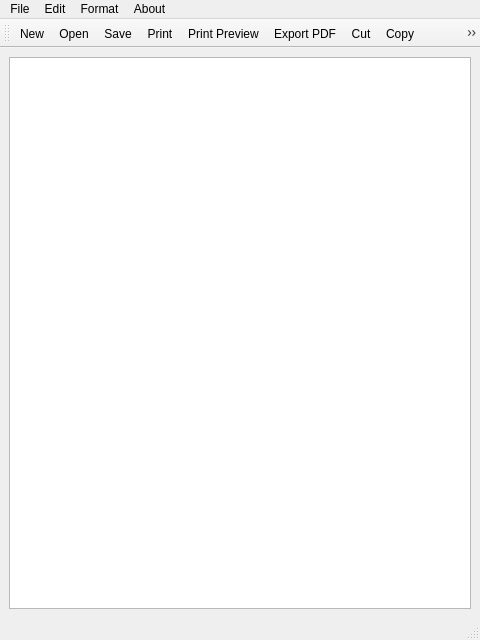
<?xml version="1.0" encoding="UTF-8"?>
<ui version="4.0">
 <class>NotePadApp</class>
 <widget class="QMainWindow" name="NotePadApp">
  <property name="geometry">
   <rect>
    <x>0</x>
    <y>0</y>
    <width>480</width>
    <height>640</height>
   </rect>
  </property>
  <property name="windowTitle">
   <string>MainWindow</string>
  </property>
  <widget class="QWidget" name="centralwidget">
   <layout class="QHBoxLayout" name="horizontalLayout">
    <item>
     <widget class="QTextEdit" name="textEdit"/>
    </item>
   </layout>
  </widget>
  <widget class="QMenuBar" name="menubar">
   <property name="geometry">
    <rect>
     <x>0</x>
     <y>0</y>
     <width>480</width>
     <height>21</height>
    </rect>
   </property>
   <widget class="QMenu" name="menuFile">
    <property name="title">
     <string>File</string>
    </property>
    <addaction name="actionNew"/>
    <addaction name="actionOpen"/>
    <addaction name="actionSave"/>
    <addaction name="separator"/>
    <addaction name="actionPrint"/>
    <addaction name="actionPrint_Preview"/>
    <addaction name="actionExport_PDF"/>
    <addaction name="separator"/>
    <addaction name="actionQuit"/>
   </widget>
   <widget class="QMenu" name="menuEdit">
    <property name="title">
     <string>Edit</string>
    </property>
    <addaction name="actionUndo"/>
    <addaction name="actionRedo"/>
    <addaction name="separator"/>
    <addaction name="actionCut"/>
    <addaction name="actionCopy"/>
    <addaction name="actionPaste"/>
   </widget>
   <widget class="QMenu" name="menuFormat">
    <property name="title">
     <string>Format</string>
    </property>
    <addaction name="actionBold"/>
    <addaction name="actionItalic"/>
    <addaction name="actionUnderline"/>
    <addaction name="separator"/>
    <addaction name="actionLeft"/>
    <addaction name="actionRight"/>
    <addaction name="actionCenter"/>
    <addaction name="actionJustify"/>
    <addaction name="separator"/>
    <addaction name="actionFont"/>
    <addaction name="actionColor"/>
   </widget>
   <widget class="QMenu" name="menuAbout">
    <property name="title">
     <string>About</string>
    </property>
    <addaction name="actionAbout_App"/>
   </widget>
   <addaction name="menuFile"/>
   <addaction name="menuEdit"/>
   <addaction name="menuFormat"/>
   <addaction name="menuAbout"/>
  </widget>
  <widget class="QStatusBar" name="statusbar"/>
  <widget class="QToolBar" name="toolBar">
   <property name="windowTitle">
    <string>toolBar</string>
   </property>
   <attribute name="toolBarArea">
    <enum>TopToolBarArea</enum>
   </attribute>
   <attribute name="toolBarBreak">
    <bool>false</bool>
   </attribute>
   <addaction name="actionNew"/>
   <addaction name="actionOpen"/>
   <addaction name="actionSave"/>
   <addaction name="actionPrint"/>
   <addaction name="actionPrint_Preview"/>
   <addaction name="actionExport_PDF"/>
   <addaction name="actionCut"/>
   <addaction name="actionCopy"/>
   <addaction name="actionPaste"/>
   <addaction name="actionUndo"/>
   <addaction name="actionRedo"/>
  </widget>
  <action name="actionNew">
   <property name="icon">
    <iconset resource="images/images.qrc">
     <normaloff>:/images/new.png</normaloff>:/images/new.png</iconset>
   </property>
   <property name="text">
    <string>New</string>
   </property>
   <property name="shortcut">
    <string>Ctrl+N</string>
   </property>
  </action>
  <action name="actionOpen">
   <property name="icon">
    <iconset resource="images/images.qrc">
     <normaloff>:/images/open.png</normaloff>:/images/open.png</iconset>
   </property>
   <property name="text">
    <string>Open</string>
   </property>
   <property name="shortcut">
    <string>Ctrl+O</string>
   </property>
  </action>
  <action name="actionSave">
   <property name="icon">
    <iconset resource="images/images.qrc">
     <normaloff>:/images/save.png</normaloff>:/images/save.png</iconset>
   </property>
   <property name="text">
    <string>Save</string>
   </property>
   <property name="shortcut">
    <string>Ctrl+S</string>
   </property>
  </action>
  <action name="actionPrint">
   <property name="icon">
    <iconset resource="images/images.qrc">
     <normaloff>:/images/print.png</normaloff>:/images/print.png</iconset>
   </property>
   <property name="text">
    <string>Print</string>
   </property>
   <property name="shortcut">
    <string>Ctrl+P</string>
   </property>
  </action>
  <action name="actionPrint_Preview">
   <property name="icon">
    <iconset resource="images/images.qrc">
     <normaloff>:/images/printprev.png</normaloff>:/images/printprev.png</iconset>
   </property>
   <property name="text">
    <string>Print Preview</string>
   </property>
   <property name="shortcut">
    <string>Ctrl+Shift+P</string>
   </property>
  </action>
  <action name="actionExport_PDF">
   <property name="icon">
    <iconset resource="images/images.qrc">
     <normaloff>:/images/pdf.png</normaloff>:/images/pdf.png</iconset>
   </property>
   <property name="text">
    <string>Export PDF</string>
   </property>
   <property name="shortcut">
    <string>Ctrl+I</string>
   </property>
  </action>
  <action name="actionQuit">
   <property name="icon">
    <iconset resource="images/images.qrc">
     <normaloff>:/images/exit.png</normaloff>:/images/exit.png</iconset>
   </property>
   <property name="text">
    <string>Quit</string>
   </property>
  </action>
  <action name="actionUndo">
   <property name="icon">
    <iconset resource="images/images.qrc">
     <normaloff>:/images/undo.png</normaloff>:/images/undo.png</iconset>
   </property>
   <property name="text">
    <string>Undo</string>
   </property>
   <property name="shortcut">
    <string>Ctrl+Z</string>
   </property>
  </action>
  <action name="actionRedo">
   <property name="icon">
    <iconset resource="images/images.qrc">
     <normaloff>:/images/redo.png</normaloff>:/images/redo.png</iconset>
   </property>
   <property name="text">
    <string>Redo</string>
   </property>
   <property name="shortcut">
    <string>Ctrl+Y</string>
   </property>
  </action>
  <action name="actionCut">
   <property name="icon">
    <iconset resource="images/images.qrc">
     <normaloff>:/images/cut.png</normaloff>:/images/cut.png</iconset>
   </property>
   <property name="text">
    <string>Cut</string>
   </property>
   <property name="shortcut">
    <string>Ctrl+X</string>
   </property>
  </action>
  <action name="actionCopy">
   <property name="icon">
    <iconset resource="images/images.qrc">
     <normaloff>:/images/copy.png</normaloff>:/images/copy.png</iconset>
   </property>
   <property name="text">
    <string>Copy</string>
   </property>
   <property name="shortcut">
    <string>Ctrl+C</string>
   </property>
  </action>
  <action name="actionPaste">
   <property name="icon">
    <iconset resource="images/images.qrc">
     <normaloff>:/images/paste.png</normaloff>:/images/paste.png</iconset>
   </property>
   <property name="text">
    <string>Paste</string>
   </property>
   <property name="shortcut">
    <string>Ctrl+V</string>
   </property>
  </action>
  <action name="actionBold">
   <property name="icon">
    <iconset resource="images/images.qrc">
     <normaloff>:/images/bold.png</normaloff>:/images/bold.png</iconset>
   </property>
   <property name="text">
    <string>Bold</string>
   </property>
   <property name="shortcut">
    <string>Ctrl+B</string>
   </property>
  </action>
  <action name="actionItalic">
   <property name="icon">
    <iconset resource="images/images.qrc">
     <normaloff>:/images/italic.png</normaloff>:/images/italic.png</iconset>
   </property>
   <property name="text">
    <string>Italic</string>
   </property>
   <property name="shortcut">
    <string>Ctrl+I</string>
   </property>
  </action>
  <action name="actionUnderline">
   <property name="icon">
    <iconset resource="images/images.qrc">
     <normaloff>:/images/underline.png</normaloff>:/images/underline.png</iconset>
   </property>
   <property name="text">
    <string>Underline</string>
   </property>
  </action>
  <action name="actionLeft">
   <property name="icon">
    <iconset resource="images/images.qrc">
     <normaloff>:/images/left.png</normaloff>:/images/left.png</iconset>
   </property>
   <property name="text">
    <string>Left</string>
   </property>
   <property name="shortcut">
    <string>Ctrl+L</string>
   </property>
  </action>
  <action name="actionRight">
   <property name="icon">
    <iconset resource="images/images.qrc">
     <normaloff>:/images/right.png</normaloff>:/images/right.png</iconset>
   </property>
   <property name="text">
    <string>Right</string>
   </property>
   <property name="shortcut">
    <string>Ctrl+R</string>
   </property>
  </action>
  <action name="actionCenter">
   <property name="icon">
    <iconset resource="images/images.qrc">
     <normaloff>:/images/center.png</normaloff>:/images/center.png</iconset>
   </property>
   <property name="text">
    <string>Center</string>
   </property>
  </action>
  <action name="actionJustify">
   <property name="icon">
    <iconset resource="images/images.qrc">
     <normaloff>:/images/justify.png</normaloff>:/images/justify.png</iconset>
   </property>
   <property name="text">
    <string>Justify</string>
   </property>
  </action>
  <action name="actionFont">
   <property name="icon">
    <iconset resource="images/images.qrc">
     <normaloff>:/images/font.png</normaloff>:/images/font.png</iconset>
   </property>
   <property name="text">
    <string>Font</string>
   </property>
  </action>
  <action name="actionColor">
   <property name="icon">
    <iconset resource="images/images.qrc">
     <normaloff>:/images/color.png</normaloff>:/images/color.png</iconset>
   </property>
   <property name="text">
    <string>Color</string>
   </property>
  </action>
  <action name="actionAbout_App">
   <property name="icon">
    <iconset resource="images/images.qrc">
     <normaloff>:/images/about.png</normaloff>:/images/about.png</iconset>
   </property>
   <property name="text">
    <string>About App</string>
   </property>
  </action>
 </widget>
 <resources>
  <include location="images/images.qrc"/>
 </resources>
 <connections/>
</ui>
